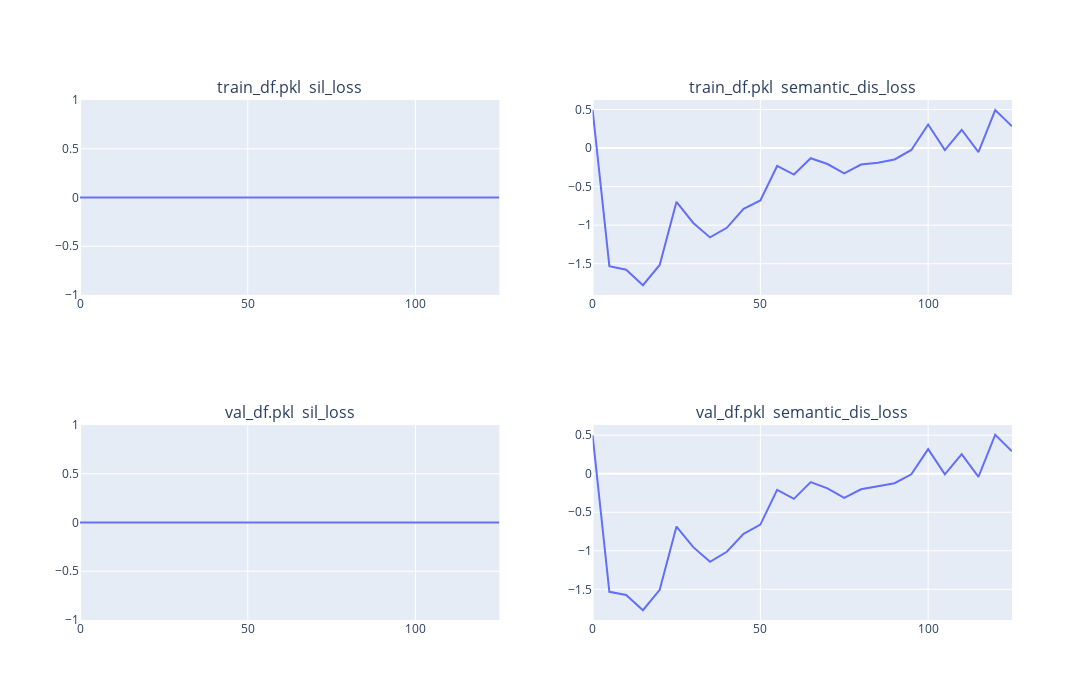

This figure's notebook cell:
### Markdown cell above
# Show Adversarial Training Info

### Code cell
df_filenames = ["train_df.pkl", "val_df.pkl"]
losses_to_show = ["sil_loss", "semantic_dis_loss"]

fig = make_subplots(rows=2, cols=len(losses_to_show), subplot_titles=["{}  {}".format(partition, loss)for partition in df_filenames for loss in losses_to_show ])
for row_i, df_filename in enumerate(df_filenames):
    df = pickle.load(open(os.path.join(saved_model_path, df_filename), "rb"))
    df_epoch_avg = df.groupby("epoch", as_index=False).mean()
    display(df_epoch_avg)

    for col_i, loss in enumerate(losses_to_show):
        loss_fig = px.line(df_epoch_avg, x="epoch", y=loss)
        loss_trace = loss_fig['data'][0]
        fig.add_trace(loss_trace, row=row_i+1, col=col_i+1)


fig.update_layout(height=700, width=700*len(losses_to_show))
fig.show()

### Figure 1 — Plotly figure (JSON) as saved in the notebook; plotly's stock layout.template omitted (floating-point values rounded to 4 significant figures)
{"data": [{"hovertemplate": "epoch=%{x}<br>sil_loss=%{y}<extra></extra>", "legendgroup": "", "line": {"color": "#636efa", "dash": "solid"}, "mode": "lines", "name": "", "orientation": "v", "showlegend": false, "type": "scatter", "x": [0, 5, 10, 15, 20, 25, 30, 35, 40, 45, 50, 55, 60, 65, 70, 75, 80, 85, 90, 95, 100, 105, 110, 115, 120, 125], "xaxis": "x", "y": [0, 0, 0, 0, 0, 0, 0, 0, 0, 0, 0, 0, 0, 0, 0, 0, 0, 0, 0, 0, 0, 0, 0, 0, 0, 0], "yaxis": "y"}, {"hovertemplate": "epoch=%{x}<br>semantic_dis_loss=%{y}<extra></extra>", "legendgroup": "", "line": {"color": "#636efa", "dash": "solid"}, "mode": "lines", "name": "", "orientation": "v", "showlegend": false, "type": "scatter", "x": [0, 5, 10, 15, 20, 25, 30, 35, 40, 45, 50, 55, 60, 65, 70, 75, 80, 85, 90, 95, 100, 105, 110, 115, 120, 125], "xaxis": "x2", "y": [0.497, -1.532, -1.577, -1.779, -1.515, -0.6973, -0.971, -1.159, -1.034, -0.7884, -0.6786, -0.2321, -0.3432, -0.1313, -0.2072, -0.3286, -0.2137, -0.1909, -0.1482, -0.02429, 0.3063, -0.02644, 0.2375, -0.0533, 0.4935, 0.282], "yaxis": "y2"}, {"hovertemplate": "epoch=%{x}<br>sil_loss=%{y}<extra></extra>", "legendgroup": "", "line": {"color": "#636efa", "dash": "solid"}, "mode": "lines", "name": "", "orientation": "v", "showlegend": false, "type": "scatter", "x": [0, 5, 10, 15, 20, 25, 30, 35, 40, 45, 50, 55, 60, 65, 70, 75, 80, 85, 90, 95, 100, 105, 110, 115, 120, 125], "xaxis": "x3", "y": [0, 0, 0, 0, 0, 0, 0, 0, 0, 0, 0, 0, 0, 0, 0, 0, 0, 0, 0, 0, 0, 0, 0, 0, 0, 0], "yaxis": "y3"}, {"hovertemplate": "epoch=%{x}<br>semantic_dis_loss=%{y}<extra></extra>", "legendgroup": "", "line": {"color": "#636efa", "dash": "solid"}, "mode": "lines", "name": "", "orientation": "v", "showlegend": false, "type": "scatter", "x": [0, 5, 10, 15, 20, 25, 30, 35, 40, 45, 50, 55, 60, 65, 70, 75, 80, 85, 90, 95, 100, 105, 110, 115, 120, 125], "xaxis": "x4", "y": [0.4988, -1.533, -1.573, -1.772, -1.506, -0.6859, -0.953, -1.143, -1.013, -0.7812, -0.6606, -0.2101, -0.326, -0.108, -0.1905, -0.3146, -0.2025, -0.1668, -0.1237, -0.007455, 0.3196, -0.00805, 0.2534, -0.04064, 0.5059, 0.2903], "yaxis": "y4"}], "layout": {"annotations": [{"font": {"size": 16}, "showarrow": false, "text": "train_df.pkl  sil_loss", "x": 0.225, "xanchor": "center", "xref": "paper", "y": 1, "yanchor": "bottom", "yref": "paper"}, {"font": {"size": 16}, "showarrow": false, "text": "train_df.pkl  semantic_dis_loss", "x": 0.775, "xanchor": "center", "xref": "paper", "y": 1, "yanchor": "bottom", "yref": "paper"}, {"font": {"size": 16}, "showarrow": false, "text": "val_df.pkl  sil_loss", "x": 0.225, "xanchor": "center", "xref": "paper", "y": 0.375, "yanchor": "bottom", "yref": "paper"}, {"font": {"size": 16}, "showarrow": false, "text": "val_df.pkl  semantic_dis_loss", "x": 0.775, "xanchor": "center", "xref": "paper", "y": 0.375, "yanchor": "bottom", "yref": "paper"}], "height": 700, "width": 1400, "xaxis": {"anchor": "y", "domain": [0, 0.45]}, "xaxis2": {"anchor": "y2", "domain": [0.55, 1]}, "xaxis3": {"anchor": "y3", "domain": [0, 0.45]}, "xaxis4": {"anchor": "y4", "domain": [0.55, 1]}, "yaxis": {"anchor": "x", "domain": [0.625, 1]}, "yaxis2": {"anchor": "x2", "domain": [0.625, 1]}, "yaxis3": {"anchor": "x3", "domain": [0, 0.375]}, "yaxis4": {"anchor": "x4", "domain": [0, 0.375]}}}
